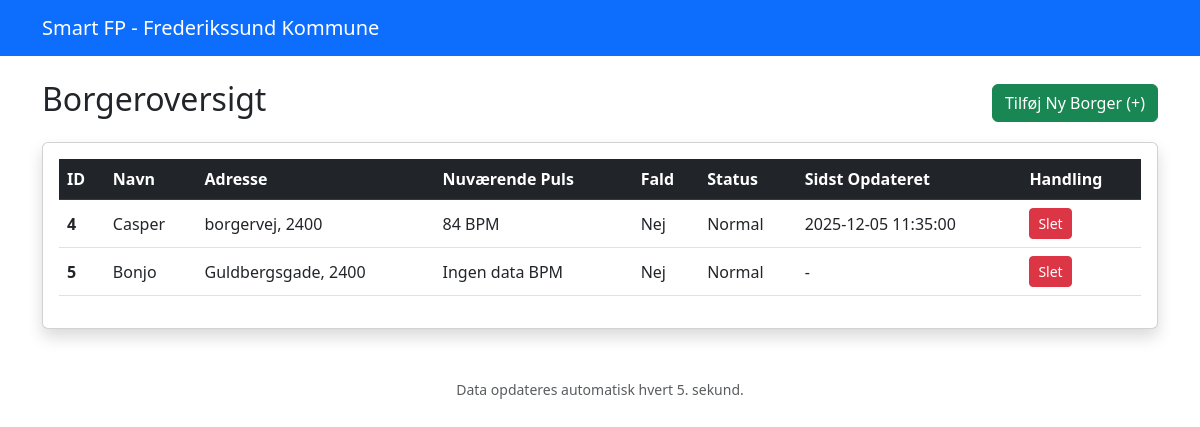
The page / on the database its author committed.
### tables this page shows
CREATE TABLE borger (
                id INTEGER PRIMARY KEY AUTOINCREMENT,
                navn TEXT NOT NULL,
                adresse TEXT NOT NULL
            );

CREATE TABLE maaling (
                id INTEGER PRIMARY KEY AUTOINCREMENT,
                puls INTEGER NOT NULL,
                fald_registreret BOOLEAN NOT NULL,
                tidspunkt TEXT NOT NULL,
                borger_id INTEGER NOT NULL,
                FOREIGN KEY (borger_id) REFERENCES borger (id)
            );

### app.py (the view)
@app.route('/')
def index():
    return render_template('dashboard.html', borgere=hent_alle_borgere())

### app.py (called while the page is built)
def get_db():
    db = getattr(g, '_database', None)
    if db is None:
        db = g._database = sqlite3.connect(DATABASE)
        db.row_factory = sqlite3.Row
    return db

@app.teardown_appcontext
def close_connection(exception):
    db = getattr(g, '_database', None)
    if db is not None:
        db.close()

### templates/dashboard.html (shortened to what this page needs)
<!DOCTYPE html>
<html lang="da">
<head>
    <link href="https://cdn.jsdelivr.net/npm/bootstrap@5.3.0/dist/css/bootstrap.min.css" rel="stylesheet">
</head>
<body>
    <nav class="navbar navbar-dark bg-primary mb-4">
        <div class="container">
            <a class="navbar-brand" href="/">Smart FP - Frederikssund Kommune</a>
        </div>
    </nav>
    <div class="container">
        <div class="d-flex justify-content-between align-items-center mb-3">
            <h2>Borgeroversigt</h2>
            <a href="/opret" class="btn btn-success">Tilføj Ny Borger (+)</a>
        </div>
        <div class="card shadow">
            <div class="card-body">
                <table class="table table-hover align-middle">
                    <thead class="table-dark">
                        <tr>
                            <th>ID</th>
                            <th>Navn</th>
                            <th>Adresse</th>
                            <th>Nuværende Puls</th>
                            <th>Fald</th>
                            <th>Status</th>
                            <th>Sidst Opdateret</th>
                            <th>Handling</th>
                        </tr>
                    </thead>
                    <tbody>
                        {% for borger in borgere %}
                        <tr class="{% if 'KRITISK' in borger.status %}status-kritisk{% elif 'ADVARSEL' in borger.status %}status-advarsel{% endif %}">
                            <td><strong>{{ borger.id }}</strong></td>
                            <td>{{ borger.navn }}</td>
                            <td>{{ borger.adresse }}</td>
                            <td>{{ borger.puls }} BPM</td>
                            <td>{{ borger.fald }}</td>
                            <td>{{ borger.status }}</td>
                            <td>{{ borger.tid }}</td>
                            <td>
                                <form action="/slet/{{ borger.id }}" method="post" onsubmit="return confirm('ADVARSEL: Er du sikker på, at du vil slette {{ borger.navn }}?\n\nDette sletter også al historik og målinger for denne borger!');">
                                    <button type="submit" class="btn btn-danger btn-sm">Slet</button>
                                </form>
                            </td>
                        </tr>
                        {% endfor %}
                    </tbody>
                </table>
            </div>
        </div>
        <footer class="mt-5 text-muted text-center">
            <small>Data opdateres automatisk hvert 5. sekund.</small>
        </footer>
    </div>
</body>
</html>

### rows shown on the page
borger: navn "Casper", adresse "borgervej, 2400"
maaling: tid "2025-12-05 11:35:00"
borger: id "5", navn "Bonjo", adresse "Guldbergsgade, 2400", puls "Ingen data", fald "Nej", status "Normal", tid "-"

### other values the page prints
{{ borger.id }} "4"
{{ borger.puls }} "84"
{{ borger.fald }} "Nej"
{{ borger.status }} "Normal"
